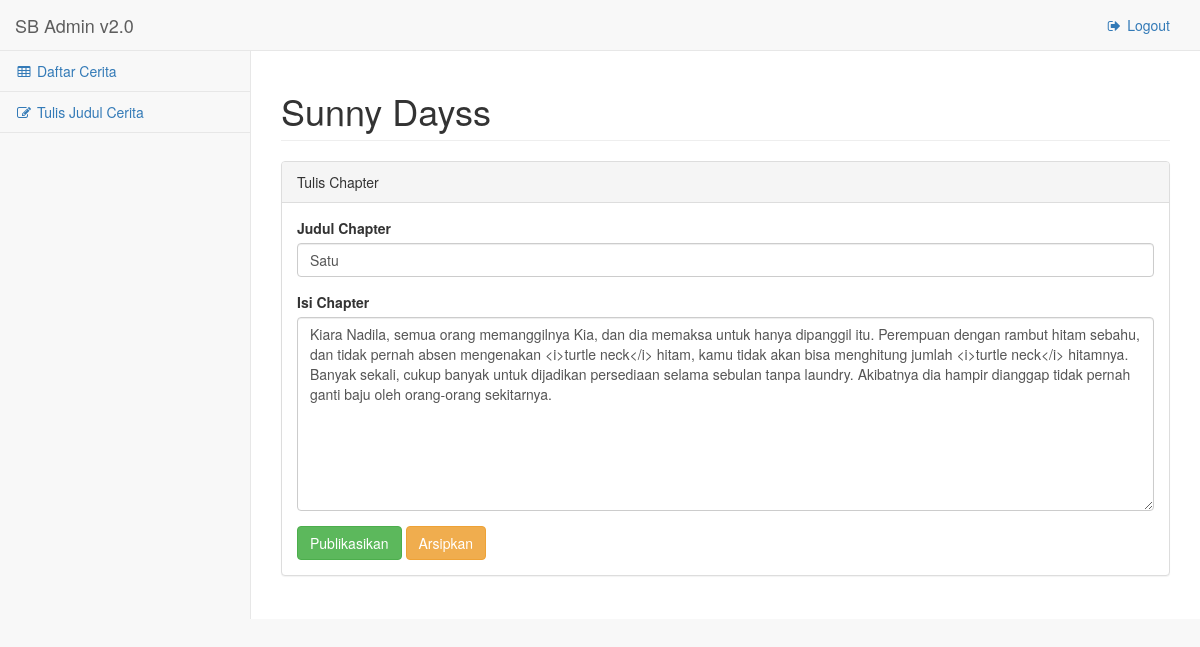
The app's page /template/pages/forms_subcerita_edit.php?ID_SUBCERITA=2 (signed in) with its own data.
### tables this page shows
CREATE TABLE `cerita` (
  `ID_CERITA` int(11) NOT NULL,
  `EMAIL` varchar(100) DEFAULT NULL,
  `JUDUL` varchar(100) DEFAULT NULL,
  `GAMBAR` varchar(500) NOT NULL,
  `SINOPSIS` varchar(10000) NOT NULL,
  `VIEW` int(11) DEFAULT '0',
  `TGL_POST` timestamp NOT NULL DEFAULT CURRENT_TIMESTAMP ON UPDATE CURRENT_TIMESTAMP,
  `STATUS` int(1) NOT NULL DEFAULT '0'
);

CREATE TABLE `subcerita` (
  `ID_SUBCERITA` int(11) NOT NULL,
  `ID_CERITA` int(11) DEFAULT NULL,
  `JUDUL_SUBCERITA` varchar(500) NOT NULL,
  `ISI_CERITA` varchar(10000) DEFAULT NULL,
  `STATUS_SUBCERITA` int(1) NOT NULL,
  `TGL_POST` timestamp NOT NULL DEFAULT CURRENT_TIMESTAMP ON UPDATE CURRENT_TIMESTAMP
);

### template/pages/forms_subcerita_edit.php (the view, shortened to what this page needs)
<?php
include_once("../proses/connection/koneksi.php");
$id_subcerita = $_GET['ID_SUBCERITA'];
$result_subcerita = mysqli_query($mysqli, "SELECT * FROM subcerita WHERE ID_SUBCERITA=$id_subcerita");
while($subcerita = mysqli_fetch_assoc($result_subcerita))
{
    $id_cerita = $subcerita['ID_CERITA'];
	$judul_subcerita = $subcerita['JUDUL_SUBCERITA'];
	$isi_cerita = $subcerita['ISI_CERITA'];
}
$result_cerita = mysqli_query($mysqli, "SELECT * FROM cerita WHERE ID_CERITA=$id_cerita");
while($cerita = mysqli_fetch_assoc($result_cerita))
{
    $judul = $cerita['JUDUL'];
}
?>
<!DOCTYPE html>
<html lang="en">
<head>
    <link href="../vendor/bootstrap/css/bootstrap.min.css" rel="stylesheet">
    <link href="../vendor/metisMenu/metisMenu.min.css" rel="stylesheet">
    <link href="../dist/css/sb-admin-2.css" rel="stylesheet">
    <link href="../vendor/font-awesome/css/font-awesome.min.css" rel="stylesheet" type="text/css">
</head>
<body>
    <div id="wrapper">
        <nav class="navbar navbar-default navbar-static-top" role="navigation" style="margin-bottom: 0">
            <div class="navbar-header">
                <a class="navbar-brand" href="tables.php">SB Admin v2.0</a>
            </div>
            <ul class="nav navbar-top-links navbar-right">
                <li>
					<a href="logout.php"><i class="fa fa-sign-out fa-fw"></i> Logout</a>
                </li>
            </ul>
            <div class="navbar-default sidebar" role="navigation">
                <div class="sidebar-nav navbar-collapse">
                    <ul class="nav" id="side-menu">
                        <li>
                            <a href="tables.php"><i class="fa fa-table fa-fw"></i> Daftar Cerita</a>
                        </li>
                        <li>
                            <a href="forms.php"><i class="fa fa-edit fa-fw"></i> Tulis Judul Cerita</a>
                        </li>
                    </ul>
                </div>
            </div>
        </nav>
        <div id="page-wrapper">
            <div class="row">
                <div class="col-lg-12">
                    <h1 class="page-header"><?php echo $judul;?></h1>
                </div>
            </div>
            <div class="row">
                <div class="col-lg-12">
                    <div class="panel panel-default">
                        <div class="panel-heading">
                            Tulis Chapter
                        </div>
                        <div class="panel-body">
                            <div class="row">
                                <div class="col-lg-12">
                                    <form action="forms_subcerita_edit.php?ID_SUBCERITA=<?php echo $id_subcerita;?>" method="post" name="form1">
                                        <div class="form-group">
                                            <label>Judul Chapter</label>
                                            <input name="judul_chapter" class="form-control" placeholder="Masukkan judul chapter" value=<?php echo $judul_subcerita;?>>
                                        </div>
                                        <div class="form-group">
                                            <label>Isi Chapter</label>
                                            <textarea name="isi_chapter" class="form-control" rows="9" placeholder="Masukkan isi chapter"><?php echo $isi_cerita;?></textarea>
                                        </div>
                                        <input type="submit" name="publish" class="btn btn-success" value="Publikasikan"/>
                                        <input type="submit" name="arsip" class="btn btn-warning" value="Arsipkan"/>
                                    </form>
                                </div>
                            </div>
                        </div>
                    </div>
                </div>
            </div>
        </div>
    </div>
</body>
</html>

### records on screen
cerita: JUDUL "Sunny Dayss"
subcerita: judul_chapter "Satu", isi_chapter "Kiara Nadila, semua orang memanggilnya Kia, dan dia memaksa untuk hanya dipanggil itu. Perempuan dengan rambut hitam sebahu, dan tidak pernah absen mengenakan <i>turtle neck</i> hitam, kamu tidak akan bisa menghitung jumlah <i>turtle neck</i> hitamnya. Banyak sekali, cukup banyak untuk dijadikan persediaan selama sebulan tanpa laundry. Akibatnya dia hampir dianggap tidak pernah ganti baju oleh orang-orang sekitarnya."
